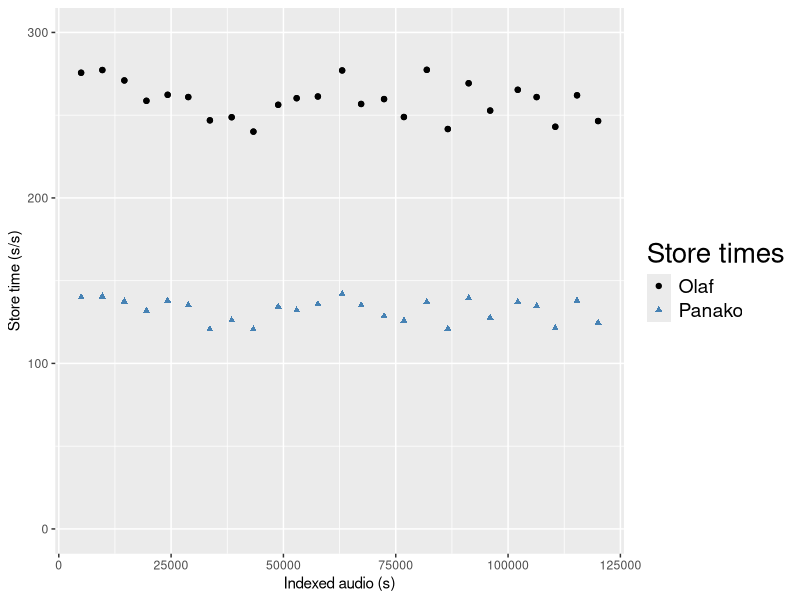
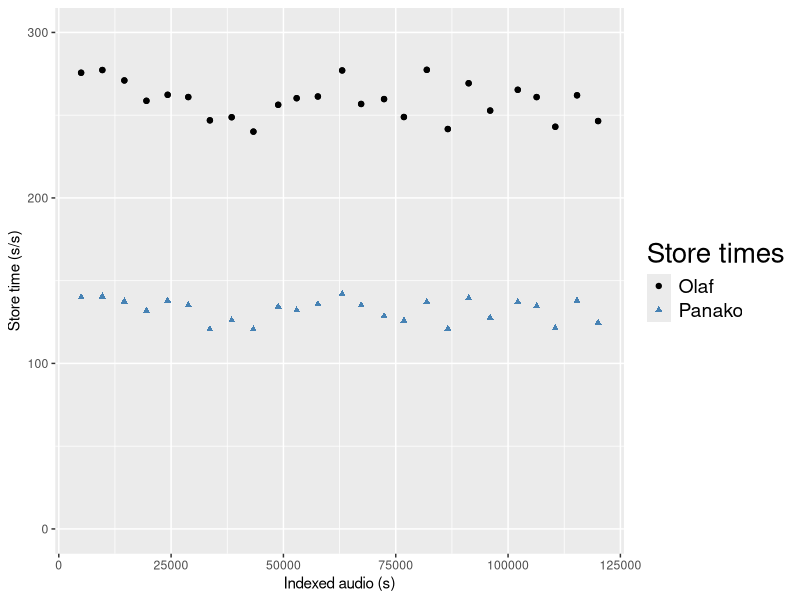

Reproduce these figures in R, in order.
library(readr)
require(ggplot2)
require(svglite)

bm <- read_csv("olaf_vs_panako.data",show_col_types = FALSE);

diffs = data.frame(diff(as.matrix(bm)))
index_steps = c(bm$index_size[1] , diffs$index_size )
bm$index_steps <- index_steps

a <- ggplot(bm, aes(bm$index_size,bm$olaf_store_time)) +
  geom_point(aes(x = bm$index_size , y = bm$olaf_store_time, colour="Olaf")) +
  geom_point(aes(x = bm$index_size, y = bm$panako_store_time, colour="Panako") , shape="triangle") +
  geom_point(na.rm = TRUE) +
  xlab("Indexed audio (s)") +
  ylab("Store time (s/s)") +
  ylim(c(0,300))+
  scale_color_manual(name='Store times',
                     breaks=c('Olaf', 'Panako'),
                     values=c('Olaf'='black', 'Panako'='steelblue'))+
  theme(legend.title=element_text(size=20),
        legend.text=element_text(size=14));


ggsave(file="olaf_vs_panako_store.svg", plot=a, width=10, height=8)
a
